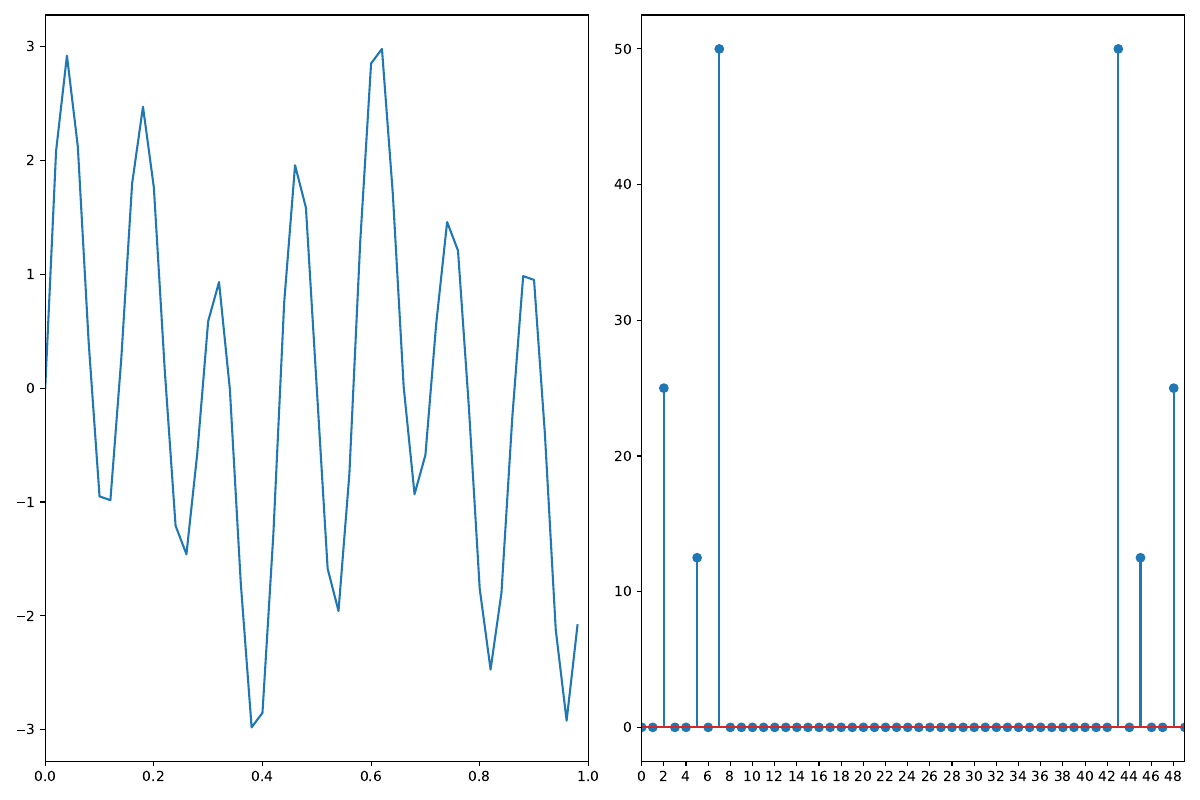

Write the Python code that produced this figure.
import numpy as np
import matplotlib.pyplot as plt

fs = 50
t = np.linspace(0, 1, fs, endpoint=False)
f1, f2, f3 = 2, 5, 7
signal0 = ((np.sin(2 * np.pi * f1 * t) +
           0.5 * np.sin(2 * np.pi * f2 * t)) +
           2 * np.sin(2 * np.pi * f3 * t))

N = fs
F = np.zeros(shape=(N, N), dtype=complex)
for k in range(N):
    for n in range(N):
        F[k][n] = np.exp(-2j * np.pi * k * n / N)

spectrum0 = F@signal0

fig, axs = plt.subplots(1, 2, figsize=(12, 8))
axs[0].set_xlim(0, 1)
axs[0].plot(t, signal0)
freqs = np.linspace(0, fs, N, endpoint=False)
axs[1].set_xlim(freqs[0], freqs[-1])
axs[1].set_xticks(freqs[::2])
axs[1].stem(freqs, np.abs(spectrum0))
plt.tight_layout()
plt.savefig("ex3.pdf")
plt.show()

